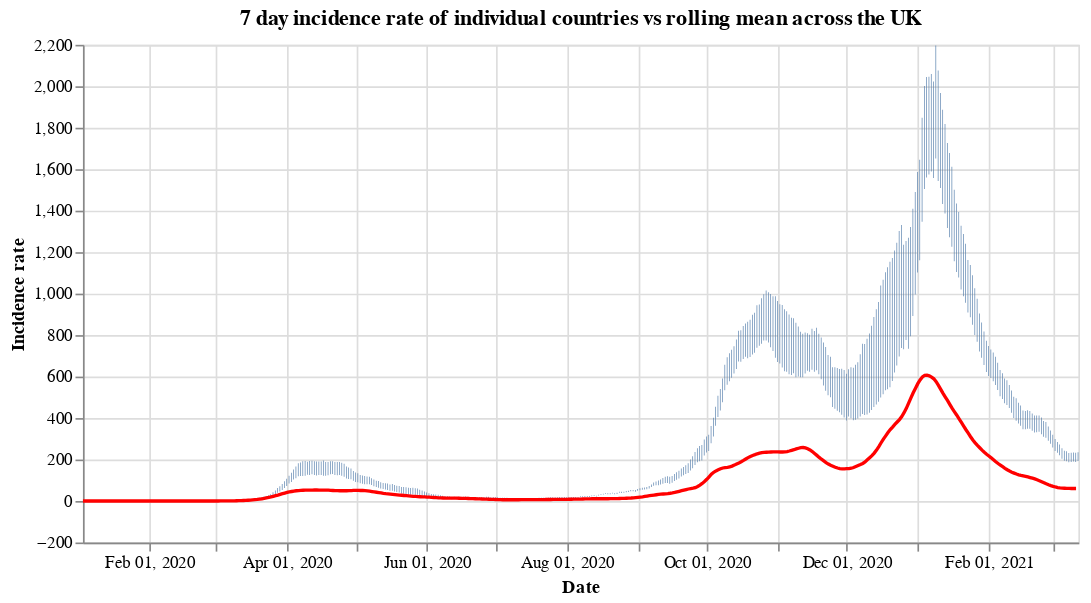

Notebook source saved alongside this figure:
### Code cell
#collapse
countries = uk_cases['areaName'].unique()
countries.sort()

selection = alt.selection_single(
    name='Select',
    fields=['areaName'],
    init={'areaName': 'Wales'},
    bind={'areaName': alt.binding_select(options=countries)}
)

# scatter plot, modify opacity based on selection
bars = alt.Chart(uk_cases).mark_bar().add_selection(
    selection
).encode(
    x=alt.X("yearmonthdate(date):T", axis=alt.Axis(title='Date')),
    y=alt.Y("weeklyCasesRate:Q", axis=alt.Axis(title='Incidence rate')),
    tooltip='weeklyCasesRate:Q',
    opacity=alt.condition(selection, alt.value(1), alt.value(0))
).properties(title=f'7 day incidence rate of individual countries vs rolling mean across the UK', width=600)

line = alt.Chart(overview_cases).mark_line(
    color='red',
    size=2,
).transform_window(
    rolling_mean='mean(weeklyCasesRate)',
    frame=[0, 7]
).encode(
    x='yearmonthdate(date):T',
    y='rolling_mean:Q'
)

alt.layer(bars, line)

### Figure 1 — Vega-Lite specification as saved in the notebook (floating-point values rounded to 4 significant figures; data arrays with more than 128 entries replaced by an {"elided": "..."} marker saying what was removed)
{"config": {"view": {"continuousWidth": 400, "continuousHeight": 300}}, "layer": [{"data": {"name": "data-c10523825f5c82cd8ce9cfeda19b2db1"}, "mark": "bar", "encoding": {"opacity": {"condition": {"value": 1, "selection": "Select"}, "value": 0}, "tooltip": {"type": "quantitative", "field": "weeklyCasesRate"}, "x": {"type": "temporal", "axis": {"title": "Date"}, "field": "date", "timeUnit": "yearmonthdate"}, "y": {"type": "quantitative", "axis": {"title": "Incidence rate"}, "field": "weeklyCasesRate"}}, "selection": {"Select": {"type": "single", "fields": ["areaName"], "init": {"areaName": "Wales"}, "bind": {"areaName": {"input": "select", "options": ["England", "Northern Ireland", "Scotland", "Wales"]}}}}, "title": "7 day incidence rate of individual countries vs rolling mean across the UK", "width": 600}, {"data": {"name": "data-5cdfc4c06e2aec4ba1957c40d4db2271"}, "mark": {"type": "line", "color": "red", "size": 2}, "encoding": {"x": {"type": "temporal", "field": "date", "timeUnit": "yearmonthdate"}, "y": {"type": "quantitative", "field": "rolling_mean"}}, "transform": [{"window": [{"op": "mean", "field": "weeklyCasesRate", "as": "rolling_mean"}], "frame": [0, 7]}]}], "$schema": "https://vega.github.io/schema/vega-lite/v4.8.1.json", "datasets": {"data-c10523825f5c82cd8ce9cfeda19b2db1": {"elided": "1736 records"}, "data-5cdfc4c06e2aec4ba1957c40d4db2271": {"elided": "434 records"}}}
